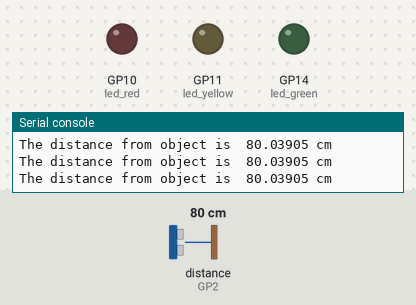
Simulated run of this program. Board: Raspberry Pi Pico running MicroPython. Parts: output pins drawn as LEDs (lit = HIGH), the last lines printed to the serial console. The inputs (shaded band) are chosen by the test bench; at power-on: distance to the obstacle (sensor on GP2) 80 cm. The echo pulse lasts 58.3 µs per cm; pins used as bus, display or sensor lines are not drawn.

Above: at 1.2 s.
1.3 s: distance to the obstacle (sensor on GP2) set to 22 cm
2.8 s: distance to the obstacle (sensor on GP2) set to 17 cm
At 4.0 s:
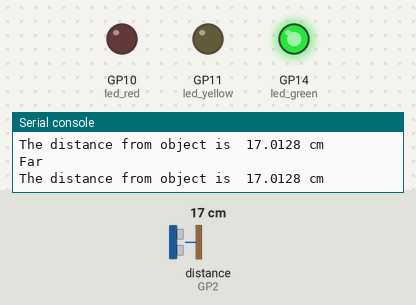
4.3 s: distance to the obstacle (sensor on GP2) set to 11 cm
5.8 s: distance to the obstacle (sensor on GP2) set to 8 cm
At 6.3 s:
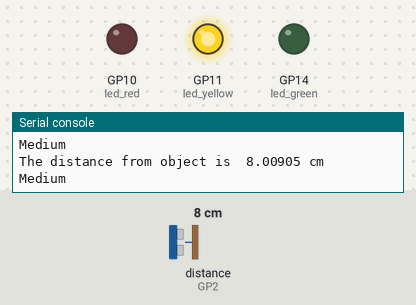
7.3 s: distance to the obstacle (sensor on GP2) set to 6 cm
8.8 s: distance to the obstacle (sensor on GP2) set to 3 cm
At 9.5 s:
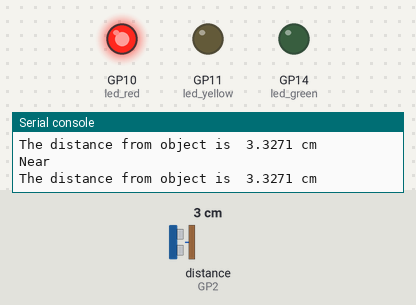
Timing chart, 0 to 11.4 s (numbered marks = the images above; inputs shaded):
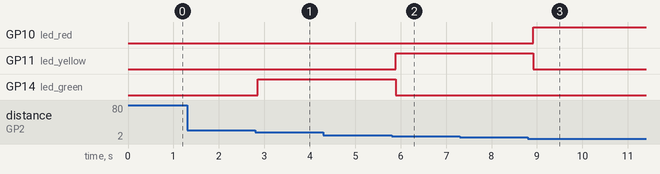

The program:

ultrasonicsensor.py
```python
#Parking proximity sensor demo using a Raspberry Pi Pico SR04 ultrasonic sensor and green, yellow, red LEDs
#comment out the prints after adjusting everything for your own use

#imports Pin class to control GPIO pins and utime library for the time based functions required
from machine import Pin
import utime

#creates two objects the trigger and echo pins for ultrasonic sensor
#any GPIO pins will work - these are GPIO pin numbers not pinout numbers
#ground pin on sensor to any ground
#VCC pin on sensor to VBUS, pin 40 on Pico to get 5V from USB power
#if you are not using USB power this will not be powered so you'll need 5V from somewhere
trigger = Pin(3, Pin.OUT)
echo = Pin(2, Pin.IN)

#sets the GPIO pins for the three LEDs
#use a resistor on positive LED terminals - I used 220 ohm resistors
led_red = machine.Pin(10, machine.Pin.OUT)
led_yellow = machine.Pin(11, machine.Pin.OUT)
led_green = machine.Pin(14, machine.Pin.OUT)

#creates a function
def ultra():
   #turns off trigger, then waits 2 microseconds
   trigger.low()
   utime.sleep_us(2)
   #turns on trigger for 5 microseconds
   trigger.high()
   utime.sleep_us(5)
   trigger.low()
   #creates a loop that checks the echo pin - if nothing is received, updates a variable called signaloff
   while echo.value() == 0:
       signaloff = utime.ticks_us()
   #creates another loop that checks echo pin - if something is received, updates a variable called signalon
   while echo.value() == 1:
       signalon = utime.ticks_us()
   #creates a variable called timepassed which stores the value of the time for the pulse to return as an echo
   timepassed = signalon - signaloff
   #creates a variable called distance to store value of timepassed as a distance in centimetres
   distance = (timepassed * 0.0343) / 2
   #creates an if statement to turn on red LED if the distance is under 5cm
   if distance < 5:
        print("Near")
        led_red.value(1)
        led_yellow.value(0)
        led_green.value(0)
        utime.sleep(0.1)
   #creates an if statement to turn on yellow LED if the distance is under 10cm
   elif distance < 10:
        print("Medium")
        led_yellow.value(1)
        led_green.value(0)
        led_red.value(0)
        utime.sleep(0.1)
   #creates an if statement to turn on green LED if the distance is under 20cm
   elif distance < 20:
        print("Far")
        led_green.value(1)
        led_red.value(0)
        led_yellow.value(0)
        utime.sleep(0.1)
   #creates an if statement to turn off all LEDs if the distance is equal to or over 20cm
   elif distance >= 20:
        led_green.value(0)
        led_yellow.value(0)
        led_red.value(0)
        utime.sleep(0.1)
   #prints distance in console
   print("The distance from object is ",distance,"cm")

#creates a loop to run the ultra function ten times a second
while True:
   ultra()
   utime.sleep(0.1)
```

Measured:
- the behaviour switches between 20 and 19 cm on distance to the obstacle (sensor on GP2) (found by bisection; images 0 and 1)
- the behaviour switches between 10 and 9 cm on distance to the obstacle (sensor on GP2) (found by bisection; images 1 and 2)
- the behaviour switches between 5 and 4 cm on distance to the obstacle (sensor on GP2) (found by bisection; images 2 and 3)
- after the input at 2.8 s, GP14 (led_green): LOW → HIGH after 0.06 s
- after the input at 5.8 s, GP11 (led_yellow): LOW → HIGH after 0.09 s; GP14 (led_green): HIGH → LOW after 0.09 s
- after the input at 8.8 s, GP10 (led_red): LOW → HIGH after 0.11 s; GP11 (led_yellow): HIGH → LOW after 0.11 s
